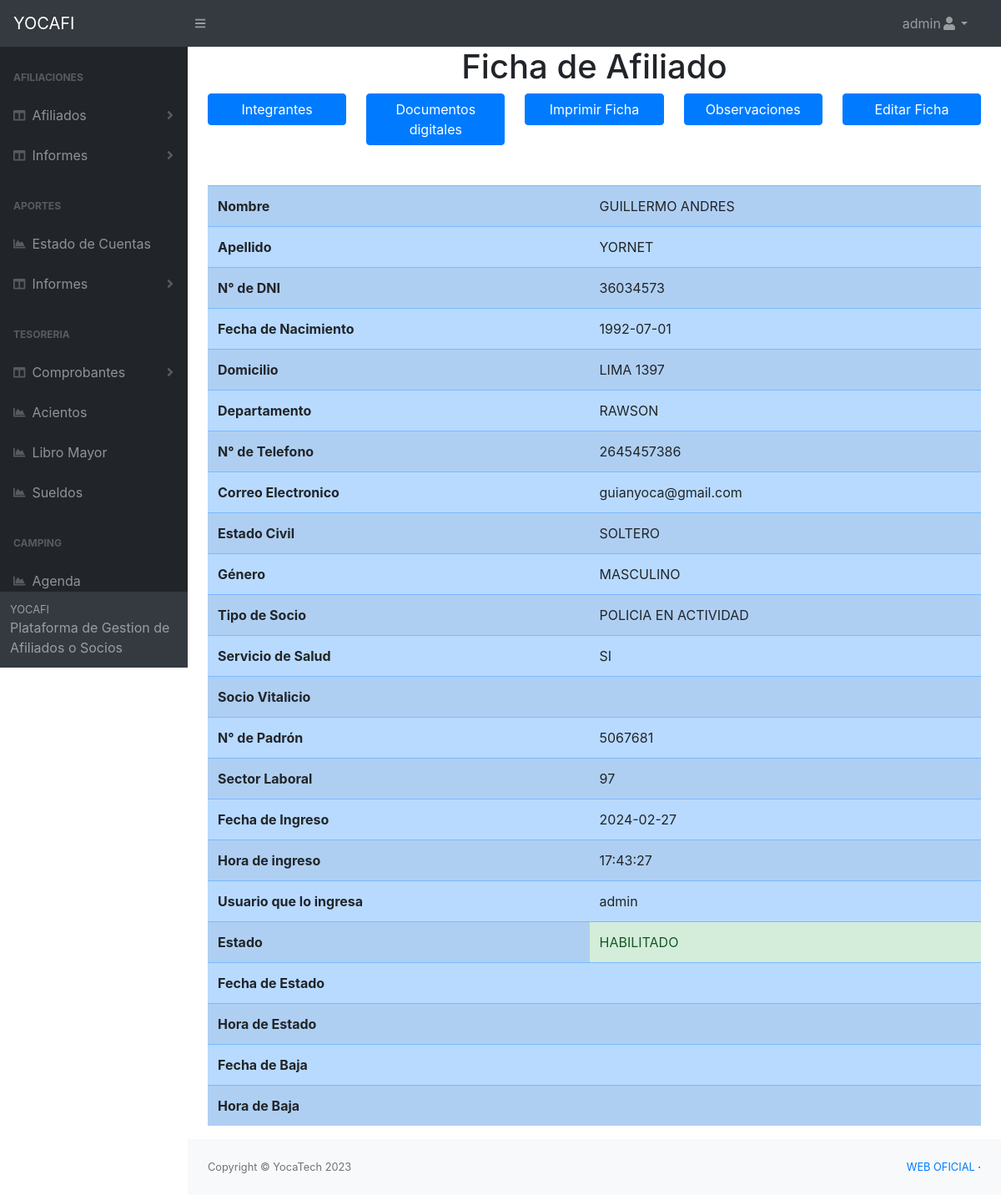
/pages/ver_ficha.php?id=1 (signed in), run on the app's committed database.
### tables this page shows
CREATE TABLE `afiliado_titular` (
  `id` int(11) NOT NULL,
  `nombre` text NOT NULL,
  `apellido` text NOT NULL,
  `dni` text NOT NULL,
  `fecha_nacimiento` date NOT NULL,
  `domicilio` text NOT NULL,
  `telefono` text NOT NULL,
  `email` text DEFAULT NULL,
  `departamento` text NOT NULL,
  `estado_civil` text NOT NULL,
  `genero` text NOT NULL,
  `tipo_socio` text NOT NULL,
  `servicio_salud` varchar(10) NOT NULL,
  `socio_vitalicio` varchar(10) NOT NULL,
  `padron` text NOT NULL,
  `sector_laboral` text NOT NULL,
  `fecha_carga` date DEFAULT NULL,
  `hora_carga` time DEFAULT NULL,
  `usuario_carga` text NOT NULL,
  `estado` text DEFAULT NULL,
  `fecha_estado` date DEFAULT NULL,
  `hora_estado` time DEFAULT NULL,
  `usuario_estado` text DEFAULT NULL,
  `fecha_baja` date DEFAULT NULL,
  `hora_baja` time DEFAULT NULL,
  `usuario_baja` text DEFAULT NULL,
  `fecha_edicion` date DEFAULT NULL,
  `hora_edicion` time DEFAULT NULL,
  `usuario_edita` text DEFAULT NULL
);

### pages/ver_ficha.php (the view, shortened to what this page needs)
<?php
    require 'conexion.php';
    $ficha=$_GET['id'];
    $sql = "SELECT * FROM afiliado_titular WHERE id='$ficha'";
    $resultado = $mysqli->query($sql);
?>
<?php
    include "header.php";
?>
    <body class="sb-nav-fixed">
    <?php
    include "nav_principal.php";
    ?>
        <div id="layoutSidenav">
           <?php
           include "inc_nav.php";
           ?>
            <div id="layoutSidenav_content">
    <main>
                    <h1 class="text-center">Ficha de Afiliado</h1>
    <?php while ($row = $resultado->fetch_assoc()) { ?>
            <div class="container">
                <div class="row">
                    <div class='col'>
                    <a href="ver_integrantes.php?id=<?php echo $row['id']; ?>&nombre_titular=<?php echo $row['nombre'].' '.$row['apellido']; ?>"class='btn btn-primary col-12'>Integrantes</a>
                    </div>
                    <div class='col'>
                    <a href="ver_documentos.php?id=<?php echo $row['id']; ?>"class='btn btn-primary col-12'>Documentos digitales</a>
                    </div>
                    <div class='col'>
                    <a href="imprimir_ficha.php?id=<?php echo $row['id']; ?>"class='btn btn-primary col-12' target="_blank">Imprimir Ficha</a>
                    </div>
                    <div class='col'>
                    <a href="observaciones.php?id=<?php echo $row['id']; ?>"class='btn btn-primary col-12'>Observaciones</a>
                    </div>
                    <div class='col'>
                    <a href="editar_ficha.php?id=<?php echo $row['id']; ?>"class='btn btn-primary col-12'>Editar Ficha</a>
                    </div>
                </div>
            </div>
 <div class="container mt-5">
  <table class="table table-striped table-primary">
    <tr>
        <th>Nombre</th>
        <td><?php echo $row['nombre']; ?></td>
    </tr>
    <tr>
        <th>Apellido</th>
        <td><?php echo $row['apellido']; ?></td>
    </tr>
    <tr>
        <th>N° de DNI</th>
        <td><?php echo $row['dni']; ?></td>
    </tr>
    <tr>
        <th>Fecha de Nacimiento</th>
        <td><?php echo $row['fecha_nacimiento']; ?></td>
    </tr>
    <tr>
        <th>Domicilio</th>
        <td><?php echo $row['domicilio']; ?></td>
    </tr>
    <tr>
        <th>Departamento</th>
        <td><?php echo $row['departamento']; ?></td>
    </tr>
    <tr>
        <th>N° de Telefono</th>
        <td><?php echo $row['telefono']; ?></td>
    </tr>
    <tr>
        <th>Correo Electronico</th>
        <td><?php echo $row['email']; ?></td>
    </tr>
    <tr>
        <th>Estado Civil</th>
        <td><?php echo $row['estado_civil']; ?></td>
    </tr>
    <tr>
        <th>Género</th>
        <td><?php echo $row['genero']; ?></td>
    </tr>
    <tr>
        <th>Tipo de Socio</th>
        <td><?php echo $row['tipo_socio']; ?></td>
    </tr>
    <tr>
        <th>Servicio de Salud</th>
        <td><?php echo $row['servicio_salud']; ?></td>
    </tr>
    <tr>
        <th>Socio Vitalicio</th>
        <td><?php echo $row['socio_vitalicio']; ?></td>
    </tr>
    <tr>
        <th>N° de Padrón</th>
        <td><?php echo $row['padron']; ?></td>
    </tr>
    <tr>
        <th>Sector Laboral</th>
        <td><?php echo $row['sector_laboral']; ?></td>
    </tr>
    <tr>
        <th>Fecha de Ingreso</th>
        <td><?php echo $row['fecha_carga']; ?></td>
    </tr>
    <tr>
        <th>Hora de ingreso</th>
        <td><?php echo $row['hora_carga']; ?></td>
    </tr>
    <tr>
        <th>Usuario que lo ingresa</th>
        <td><?php echo $row['usuario_carga']; ?></td>
    </tr>
    <tr>
        <th>Estado</th>
        <td class="<?php if ($row['estado']=='HABILITADO'){
            echo 'alert-success';
            }else{
            echo 'alert-danger';
            }
            ?>"><?php echo $row['estado']; ?></td>
    </tr>
    <tr>
        <th>Fecha de Estado</th>
        <td><?php echo $row['fecha_estado']; ?></td>
    </tr>
    <tr>
        <th>Hora de Estado</th>
        <td><?php echo $row['hora_estado']; ?></td>
    </tr>
    <tr>
        <th>Fecha de Baja</th>
        <td><?php echo $row['fecha_baja']; ?></td>
    </tr>
    <tr>
        <th>Hora de Baja</th>
        <td><?php echo $row['hora_baja']; ?></td>
    </tr>
  </table>
</div>
                    <?php } ?>
                </main>
                <?php
                    include "footer.php";
                ?>
            </div>
        </div>
    </body>
</html>

### data on the page
afiliado_titular: nombre "GUILLERMO ANDRES", apellido "YORNET", dni "36034573", fecha_nacimiento "1992-07-01", domicilio "LIMA 1397", departamento "RAWSON", telefono "2645457386", email "guianyoca@gmail.com", estado_civil "SOLTERO", genero "MASCULINO", tipo_socio "POLICIA EN ACTIVIDAD", servicio_salud "SI", padron "5067681", sector_laboral "97", fecha_carga "2024-02-27", hora_carga "17:43:27", usuario_carga "admin", estado "HABILITADO"

### other printed values
$usuario "admin"
